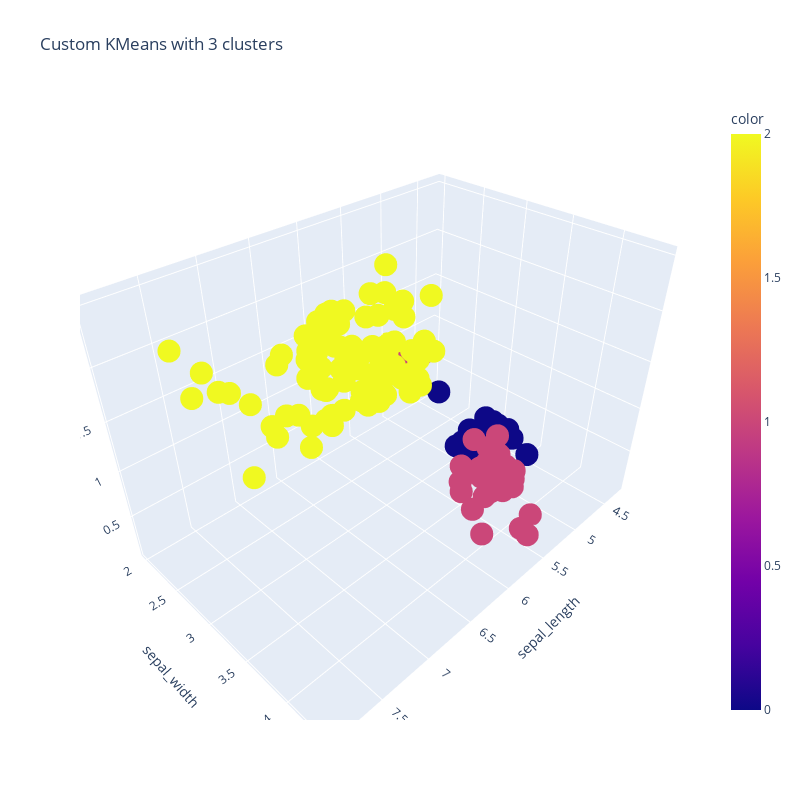

Notebook code for this chart:
### Markdown cell above
## 3 clusters

### Code cell
kmeans = KMeans_custom(n_clusters=3)
kmeans.fit(X)
y_kmeans = kmeans.predict(X)
centers = kmeans.centroids

fig = px.scatter_3d(df, x='sepal_length', y='sepal_width', z='petal_width', color=y_kmeans, width=800, height=800, title='Custom KMeans with 3 clusters')
fig.show()

### Figure 1 — Plotly figure (JSON) as saved in the notebook; plotly's stock layout.template omitted (floating-point values rounded to 4 significant figures; data arrays with more than 128 entries replaced by an {"elided": "..."} marker saying what was removed)
{"data": [{"hovertemplate": "sepal_length=%{x}<br>sepal_width=%{y}<br>petal_width=%{z}<br>color=%{marker.color}<extra></extra>", "legendgroup": "", "marker": {"color": {"elided": "150 int values"}, "coloraxis": "coloraxis", "symbol": "circle"}, "mode": "markers", "name": "", "scene": "scene", "showlegend": false, "type": "scatter3d", "x": {"elided": "150 float values"}, "y": {"elided": "150 float values"}, "z": {"elided": "150 float values"}}], "layout": {"coloraxis": {"colorbar": {"title": {"text": "color"}}, "colorscale": [[0, "#0d0887"], [0.1111, "#46039f"], [0.2222, "#7201a8"], [0.3333, "#9c179e"], [0.4444, "#bd3786"], [0.5556, "#d8576b"], [0.6667, "#ed7953"], [0.7778, "#fb9f3a"], [0.8889, "#fdca26"], [1, "#f0f921"]]}, "height": 800, "legend": {"tracegroupgap": 0}, "scene": {"domain": {"x": [0, 1], "y": [0, 1]}, "xaxis": {"title": {"text": "sepal_length"}}, "yaxis": {"title": {"text": "sepal_width"}}, "zaxis": {"title": {"text": "petal_width"}}}, "title": {"text": "Custom KMeans with 3 clusters"}, "width": 800}}
